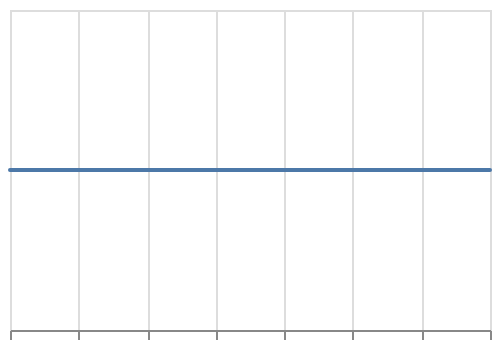

The Vega-Lite source for this figure:
### Vega-Lite specification from a JSON file in a GitHub repository (floating-point values rounded to 4 significant figures)
{"$schema": "https://vega.github.io/schema/vega-lite/v6.json", "padding": 5, "autosize": "none", "width": 240, "height": 160, "data": {"name": "table", "values": [{"c": "A", "g": "p", "x": 1, "y": 2, "v": 5, "t": "2024-01-15", "o": {"v": 3}, "IMDB Rating": 6.1, "d": "x1"}, {"c": "B", "g": "q", "x": 2, "y": 4, "v": 9, "t": "2024-02-20", "o": {"v": 7}, "IMDB Rating": 7.4, "d": "x2"}, {"c": "A", "g": "q", "x": 3, "y": 3, "v": 2, "t": "2024-03-05", "o": {"v": 1}, "IMDB Rating": 5.2, "d": "x1"}, {"c": "C", "g": "p", "x": 4, "y": 6, "v": 7, "t": "2024-05-30", "o": {"v": 4}, "IMDB Rating": 8.8, "d": "x3"}, {"c": "B", "g": "p", "x": 5, "y": 5, "v": 4, "t": "2024-07-11", "o": {"v": 9}, "IMDB Rating": 6.9, "d": "x2"}, {"c": "C", "g": "q", "x": 6, "y": 8, "v": 6, "t": "2024-09-02", "o": {"v": 2}, "IMDB Rating": 7.7, "d": "x3"}, {"c": "A", "g": "p", "x": 7, "y": 7, "v": 8, "t": "2024-11-25", "o": {"v": 5}, "IMDB Rating": 4.4, "d": "x1"}, {"c": "B", "g": "q", "x": 8, "y": 9, "v": 3, "t": "2024-12-31", "o": {"v": 8}, "IMDB Rating": 9.1, "d": "x2"}]}, "mark": "trail", "encoding": {"x": {"field": "x", "type": "quantitative"}}}
